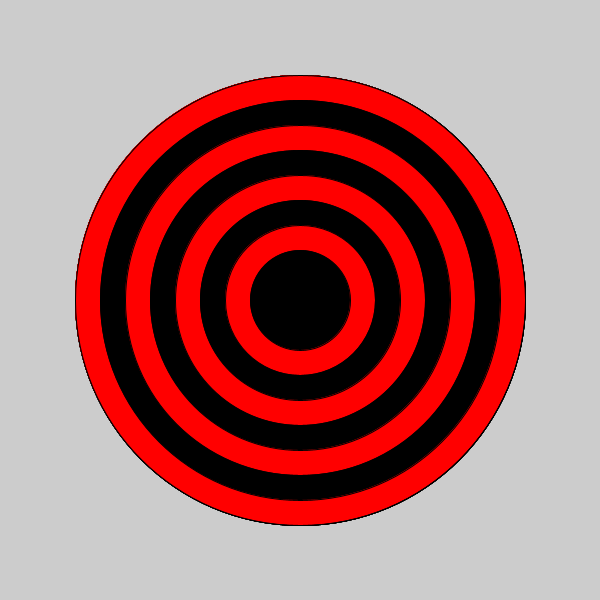
Frame 1 (no input)
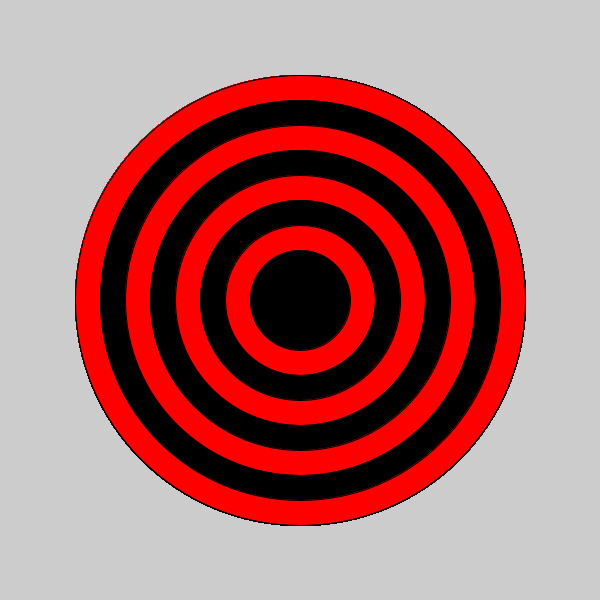
Frame 60 (the mouse pressed at the canvas centre just before this capture)
Frame 120 (the mouse held since frame 60 and released just before this capture): identical to frame 60, image omitted

The Processing sketch that drew these frames (run headless with seeded random() and noise(); from frame 60 on, the mouse is pressed at the canvas centre):

// Processing sketch: Bullseye
// ── Bullseye.pde
void setup(){
size(600, 600);
}
void draw(){
  for(int i=0; i<8; i++){
    ellipse(300, 300, 450, 450);
    fill(#000000);
    ellipse(300, 300, 400, 400);
    fill(#FF0000);
    ellipse(300, 300, 350, 350);
    fill(#000000);
    ellipse(300, 300, 300, 300);
    fill(#FF0000);
    ellipse(300, 300, 250, 250);
    fill(#000000);
    ellipse(300, 300, 200, 200);
    fill(#FF0000);
    ellipse(300, 300, 150, 150);
    fill(#000000);
    ellipse(300, 300, 100, 100);
    fill(#FF0000);
}
}
